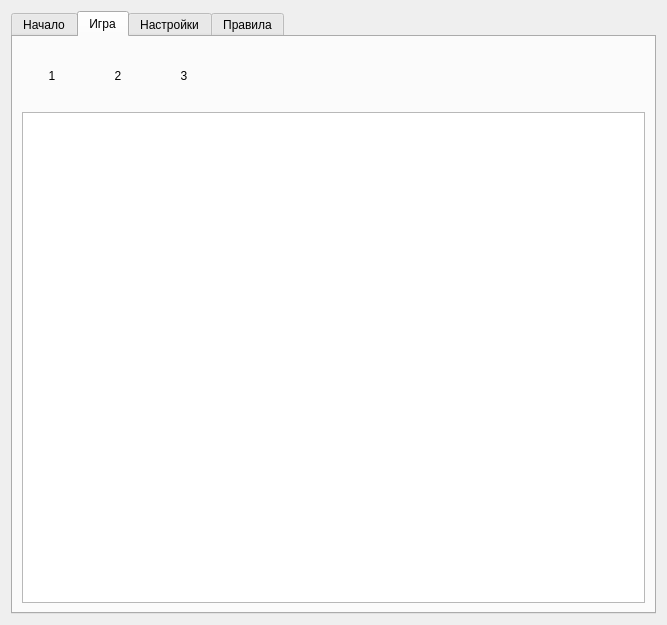
<?xml version="1.0" encoding="UTF-8"?>
<ui version="4.0">
 <class>Widget</class>
 <widget class="QWidget" name="Widget">
  <property name="geometry">
   <rect>
    <x>0</x>
    <y>0</y>
    <width>667</width>
    <height>625</height>
   </rect>
  </property>
  <property name="windowTitle">
   <string>Widget</string>
  </property>
  <layout class="QVBoxLayout" name="verticalLayout">
   <item>
    <widget class="QTabWidget" name="tabWidget">
     <property name="styleSheet">
      <string notr="true"/>
     </property>
     <property name="currentIndex">
      <number>1</number>
     </property>
     <widget class="QWidget" name="tab">
      <property name="styleSheet">
       <string notr="true">background-image: url(:/images/bg_1.png);
background-position: center center;
background-repeat: no-repeat;</string>
      </property>
      <attribute name="title">
       <string>Начало</string>
      </attribute>
      <layout class="QGridLayout" name="gridLayout">
       <item row="0" column="1">
        <spacer name="verticalSpacer">
         <property name="orientation">
          <enum>Qt::Vertical</enum>
         </property>
         <property name="sizeHint" stdset="0">
          <size>
           <width>20</width>
           <height>40</height>
          </size>
         </property>
        </spacer>
       </item>
       <item row="4" column="1">
        <widget class="QPushButton" name="settingsButton">
         <property name="sizePolicy">
          <sizepolicy hsizetype="Fixed" vsizetype="Fixed">
           <horstretch>0</horstretch>
           <verstretch>0</verstretch>
          </sizepolicy>
         </property>
         <property name="minimumSize">
          <size>
           <width>235</width>
           <height>49</height>
          </size>
         </property>
         <property name="maximumSize">
          <size>
           <width>235</width>
           <height>49</height>
          </size>
         </property>
         <property name="text">
          <string>Settings</string>
         </property>
        </widget>
       </item>
       <item row="3" column="1">
        <widget class="QPushButton" name="gameButton">
         <property name="sizePolicy">
          <sizepolicy hsizetype="Fixed" vsizetype="Fixed">
           <horstretch>0</horstretch>
           <verstretch>0</verstretch>
          </sizepolicy>
         </property>
         <property name="minimumSize">
          <size>
           <width>235</width>
           <height>49</height>
          </size>
         </property>
         <property name="maximumSize">
          <size>
           <width>235</width>
           <height>49</height>
          </size>
         </property>
         <property name="styleSheet">
          <string notr="true"/>
         </property>
         <property name="text">
          <string>Start</string>
         </property>
        </widget>
       </item>
       <item row="3" column="0">
        <spacer name="horizontalSpacer">
         <property name="orientation">
          <enum>Qt::Horizontal</enum>
         </property>
         <property name="sizeHint" stdset="0">
          <size>
           <width>40</width>
           <height>20</height>
          </size>
         </property>
        </spacer>
       </item>
       <item row="6" column="1">
        <spacer name="verticalSpacer_2">
         <property name="orientation">
          <enum>Qt::Vertical</enum>
         </property>
         <property name="sizeHint" stdset="0">
          <size>
           <width>20</width>
           <height>40</height>
          </size>
         </property>
        </spacer>
       </item>
       <item row="1" column="1">
        <widget class="QLabel" name="label_6">
         <property name="sizePolicy">
          <sizepolicy hsizetype="Expanding" vsizetype="Fixed">
           <horstretch>0</horstretch>
           <verstretch>0</verstretch>
          </sizepolicy>
         </property>
         <property name="minimumSize">
          <size>
           <width>0</width>
           <height>100</height>
          </size>
         </property>
         <property name="text">
          <string>CASTLE</string>
         </property>
         <property name="alignment">
          <set>Qt::AlignHCenter|Qt::AlignTop</set>
         </property>
         <property name="wordWrap">
          <bool>false</bool>
         </property>
        </widget>
       </item>
       <item row="5" column="1">
        <widget class="QPushButton" name="helpButton">
         <property name="sizePolicy">
          <sizepolicy hsizetype="Fixed" vsizetype="Fixed">
           <horstretch>0</horstretch>
           <verstretch>0</verstretch>
          </sizepolicy>
         </property>
         <property name="minimumSize">
          <size>
           <width>235</width>
           <height>49</height>
          </size>
         </property>
         <property name="maximumSize">
          <size>
           <width>235</width>
           <height>49</height>
          </size>
         </property>
         <property name="text">
          <string>Help</string>
         </property>
        </widget>
       </item>
       <item row="3" column="2">
        <spacer name="horizontalSpacer_2">
         <property name="orientation">
          <enum>Qt::Horizontal</enum>
         </property>
         <property name="sizeHint" stdset="0">
          <size>
           <width>40</width>
           <height>20</height>
          </size>
         </property>
        </spacer>
       </item>
       <item row="2" column="1">
        <spacer name="verticalSpacer_4">
         <property name="orientation">
          <enum>Qt::Vertical</enum>
         </property>
         <property name="sizeType">
          <enum>QSizePolicy::Fixed</enum>
         </property>
         <property name="sizeHint" stdset="0">
          <size>
           <width>20</width>
           <height>20</height>
          </size>
         </property>
        </spacer>
       </item>
      </layout>
     </widget>
     <widget class="QWidget" name="tab_2">
      <attribute name="title">
       <string>Игра</string>
      </attribute>
      <layout class="QVBoxLayout" name="verticalLayout_2">
       <item>
        <layout class="QHBoxLayout" name="horizontalLayout">
         <item>
          <widget class="QLabel" name="label">
           <property name="sizePolicy">
            <sizepolicy hsizetype="Fixed" vsizetype="Fixed">
             <horstretch>0</horstretch>
             <verstretch>0</verstretch>
            </sizepolicy>
           </property>
           <property name="minimumSize">
            <size>
             <width>60</width>
             <height>60</height>
            </size>
           </property>
           <property name="maximumSize">
            <size>
             <width>60</width>
             <height>60</height>
            </size>
           </property>
           <property name="text">
            <string>1</string>
           </property>
           <property name="alignment">
            <set>Qt::AlignCenter</set>
           </property>
          </widget>
         </item>
         <item>
          <widget class="QLabel" name="label_2">
           <property name="sizePolicy">
            <sizepolicy hsizetype="Fixed" vsizetype="Fixed">
             <horstretch>0</horstretch>
             <verstretch>0</verstretch>
            </sizepolicy>
           </property>
           <property name="minimumSize">
            <size>
             <width>60</width>
             <height>60</height>
            </size>
           </property>
           <property name="maximumSize">
            <size>
             <width>60</width>
             <height>60</height>
            </size>
           </property>
           <property name="text">
            <string>2</string>
           </property>
           <property name="alignment">
            <set>Qt::AlignCenter</set>
           </property>
          </widget>
         </item>
         <item>
          <widget class="QLabel" name="label_3">
           <property name="sizePolicy">
            <sizepolicy hsizetype="Fixed" vsizetype="Fixed">
             <horstretch>0</horstretch>
             <verstretch>0</verstretch>
            </sizepolicy>
           </property>
           <property name="minimumSize">
            <size>
             <width>60</width>
             <height>60</height>
            </size>
           </property>
           <property name="maximumSize">
            <size>
             <width>60</width>
             <height>60</height>
            </size>
           </property>
           <property name="text">
            <string>3</string>
           </property>
           <property name="alignment">
            <set>Qt::AlignCenter</set>
           </property>
          </widget>
         </item>
         <item>
          <spacer name="horizontalSpacer_3">
           <property name="orientation">
            <enum>Qt::Horizontal</enum>
           </property>
           <property name="sizeHint" stdset="0">
            <size>
             <width>40</width>
             <height>20</height>
            </size>
           </property>
          </spacer>
         </item>
        </layout>
       </item>
       <item>
        <widget class="QGraphicsView" name="graphicsView"/>
       </item>
      </layout>
     </widget>
     <widget class="QWidget" name="tab_3">
      <attribute name="title">
       <string>Настройки</string>
      </attribute>
      <layout class="QGridLayout" name="gridLayout_2">
       <item row="1" column="3">
        <spacer name="horizontalSpacer_4">
         <property name="orientation">
          <enum>Qt::Horizontal</enum>
         </property>
         <property name="sizeHint" stdset="0">
          <size>
           <width>40</width>
           <height>20</height>
          </size>
         </property>
        </spacer>
       </item>
       <item row="1" column="2">
        <widget class="QRadioButton" name="radioButton_2">
         <property name="text">
          <string>Выключить</string>
         </property>
        </widget>
       </item>
       <item row="3" column="2">
        <spacer name="verticalSpacer_3">
         <property name="orientation">
          <enum>Qt::Vertical</enum>
         </property>
         <property name="sizeHint" stdset="0">
          <size>
           <width>20</width>
           <height>40</height>
          </size>
         </property>
        </spacer>
       </item>
       <item row="1" column="1">
        <widget class="QRadioButton" name="radioButton">
         <property name="text">
          <string>Включить</string>
         </property>
         <property name="checked">
          <bool>true</bool>
         </property>
        </widget>
       </item>
       <item row="1" column="0">
        <widget class="QLabel" name="label_4">
         <property name="text">
          <string>Звук</string>
         </property>
        </widget>
       </item>
       <item row="0" column="0">
        <widget class="QLabel" name="label_5">
         <property name="text">
          <string>Настройки</string>
         </property>
        </widget>
       </item>
       <item row="2" column="2">
        <widget class="QPushButton" name="backButton">
         <property name="text">
          <string>В начало</string>
         </property>
        </widget>
       </item>
      </layout>
     </widget>
     <widget class="QWidget" name="tab_4">
      <attribute name="title">
       <string>Правила</string>
      </attribute>
      <layout class="QGridLayout" name="gridLayout_3">
       <item row="1" column="0">
        <widget class="QPushButton" name="backHelpButton">
         <property name="text">
          <string>В начало</string>
         </property>
        </widget>
       </item>
       <item row="1" column="1">
        <spacer name="horizontalSpacer_5">
         <property name="orientation">
          <enum>Qt::Horizontal</enum>
         </property>
         <property name="sizeHint" stdset="0">
          <size>
           <width>40</width>
           <height>20</height>
          </size>
         </property>
        </spacer>
       </item>
       <item row="0" column="0" colspan="2">
        <widget class="QTextBrowser" name="textBrowser"/>
       </item>
      </layout>
     </widget>
    </widget>
   </item>
  </layout>
 </widget>
 <resources/>
 <connections/>
</ui>
